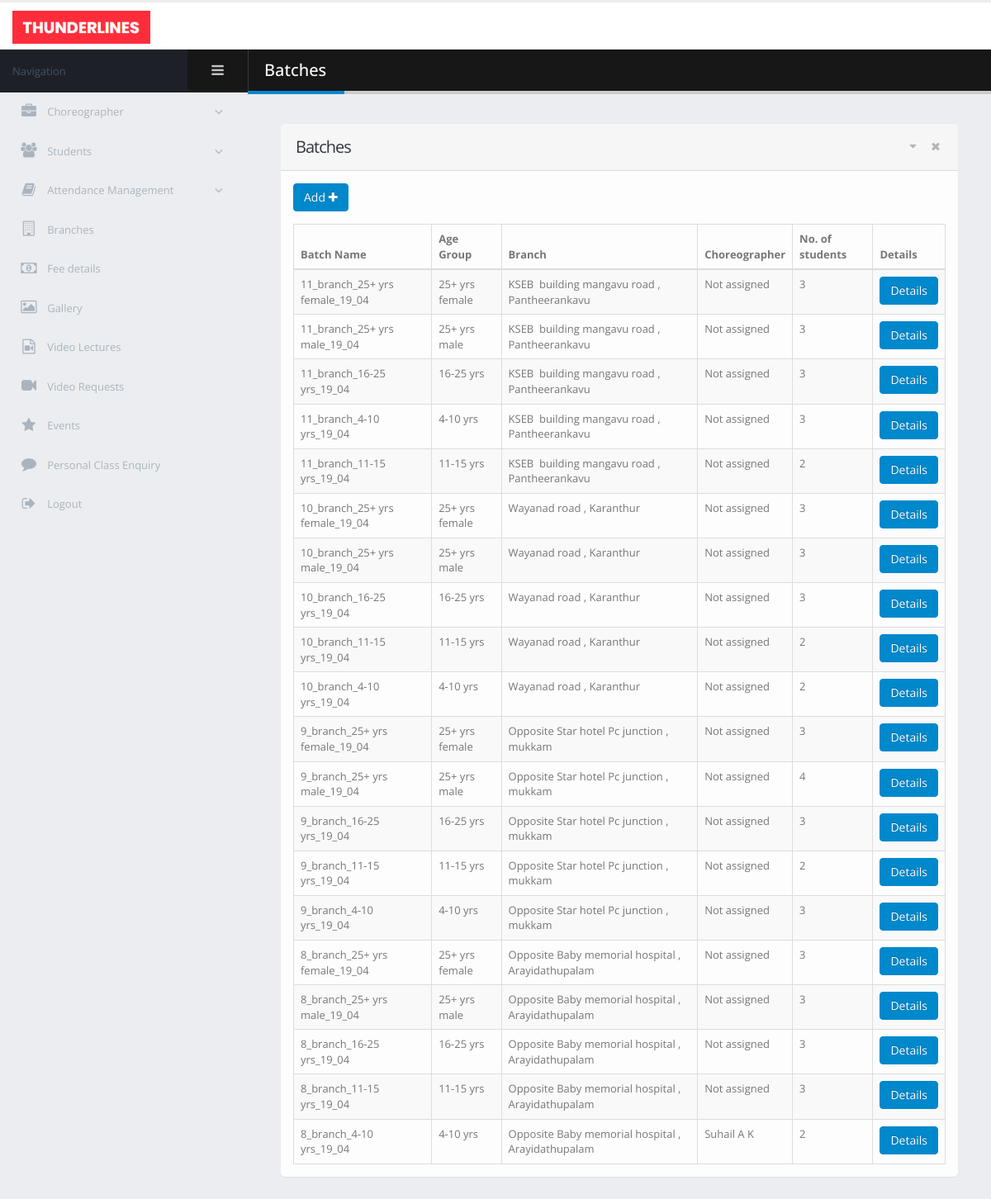
/admin/batches.php, run on the app's committed database.
### tables this page shows
CREATE TABLE `batch` (
  `batch_id` int(11) NOT NULL,
  `batch_name` varchar(40) NOT NULL,
  `batch_age_grp` varchar(35) NOT NULL,
  `branch_id` int(11) NOT NULL,
  `choreographer_id` int(11) DEFAULT 0
);

CREATE TABLE `branch` (
  `branch_id` int(11) NOT NULL,
  `branch_landmark` varchar(40) NOT NULL,
  `branch_pincode` int(11) NOT NULL,
  `branch_place` varchar(30) NOT NULL,
  `branch_dst` varchar(50) NOT NULL
);

CREATE TABLE `choreographer` (
  `choreographer_id` int(11) NOT NULL,
  `choreographer_name` varchar(50) NOT NULL,
  `choreographer_dob` date NOT NULL,
  `address` varchar(40) NOT NULL,
  `place` varchar(30) NOT NULL,
  `pincode` int(11) NOT NULL,
  `district` varchar(25) NOT NULL,
  `mobile` bigint(12) NOT NULL,
  `email` varchar(25) NOT NULL,
  `sallary` int(11) NOT NULL,
  `qualification` varchar(20) NOT NULL
);

### admin/batches.php (the view, shortened to what this page needs)
<!doctype html>
<html class="fixed">
	<head>
		<link rel="stylesheet" href="assets/vendor/bootstrap/css/bootstrap.css" />
		<link rel="stylesheet" href="assets/vendor/font-awesome/css/font-awesome.css" />
		<link rel="stylesheet" href="assets/vendor/magnific-popup/magnific-popup.css" />
		<link rel="stylesheet" href="assets/vendor/bootstrap-datepicker/css/bootstrap-datepicker3.css" />
		<link rel="stylesheet" href="assets/vendor/jquery-ui/jquery-ui.css" />
		<link rel="stylesheet" href="assets/vendor/jquery-ui/jquery-ui.theme.css" />
		<link rel="stylesheet" href="assets/vendor/bootstrap-multiselect/bootstrap-multiselect.css" />
		<link rel="stylesheet" href="assets/vendor/morris.js/morris.css" />
		<link rel="stylesheet" href="assets/stylesheets/theme.css" />
		<link rel="stylesheet" href="assets/stylesheets/skins/default.css" />
		<link rel="stylesheet" href="assets/stylesheets/theme-custom.css">
	</head>
	<body>
		<section class="body">
			<header class="header">
				<div class="logo-container">
					<a href="homepage.php" class="logo">
						<img src="assets/images/new_logo.png" alt="Porto Admin" height="40"/>
					</a>
				</div>
			</header>
			<div class="inner-wrapper">
				<aside id="sidebar-left" class="sidebar-left">
				    <div class="sidebar-header">
				        <div class="sidebar-title">
				            Navigation
				        </div>
				        <div class="sidebar-toggle hidden-xs" data-toggle-class="sidebar-left-collapsed" data-target="html" data-fire-event="sidebar-left-toggle">
				            <i class="fa fa-bars" aria-label="Toggle sidebar"></i>
				        </div>
				    </div>
				    <div class="nano">
				        <div class="nano-content">
				            <nav id="menu" class="nav-main" role="navigation">
				                <ul class="nav nav-main ">
				                    <li class="nav-parent ">
				                        <a href="#">
				                            <i class="fa fa-briefcase" aria-hidden="true"></i>
				                            <span>Choreographer</span>
				                        </a>
				                    </li>
				                    <li class="nav-parent">
				                        <a href="#">
				                            <i class="fa fa-users" aria-hidden="true"></i>
				                            <span>Students</span>
				                        </a>
				                    </li>
				                    <li class="nav-parent">
				                        <a href="#">
				                            <i class="fa fa-book" aria-hidden="true"></i>
				                            <span>Attendance Management</span>
				                        </a>
				                    </li>
				                    <li>
				                        <a href="branches.php">
				                            <i class="fa fa-building-o" aria-hidden="true"></i>
				                            <span>Branches</span>
				                        </a>
				                    </li>
                                    <li>
                                        <a href="fees_details.php">
                                            <i class="fa fa-money" aria-hidden="true"></i>
                                            <span>Fee details</span>
                                        </a>
                                    </li>
                                    <li>
                                        <a href="gallery.php">
                                            <i class="fa fa-image" aria-hidden="true"></i>
                                            <span>Gallery</span>
                                        </a>
                                    </li>
                                    <li>
                                        <a href="video_lectures.php">
                                            <i class="fa fa-file-video-o" aria-hidden="true"></i>
                                            <span>Video Lectures</span>
                                        </a>
                                    </li>
                                    <li>
                                        <a href="video_requests.php">
                                            <i class="fa fa-video-camera" aria-hidden="true"></i>
                                            <span>Video Requests</span>
                                        </a>
                                    </li>
                                    <li>
                                        <a href="event_details.php">
                                            <i class="fa fa-star" aria-hidden="true"></i>
                                            <span>Events</span>
                                        </a>
                                    </li>
                                    <li>
                                        <a href="personal_class_requests.php">
                                            <i class="fa fa-comment" aria-hidden="true"></i>
                                            <span>Personal Class Enquiry</span>
                                        </a>
                                    </li>
				                    <li>
				                        <a href="../login.html">
				                            <i class="fa fa-sign-out" aria-hidden="true"></i>
				                            <span>Logout</span>
				                        </a>
				                    </li>
				                </ul>
				            </nav>
				        </div>
				    </div>
				</aside>
                <section role="main" class="content-body">
                    <header class="page-header">
                        <h2>Batches</h2>
                    </header>
                    <section class="panel">
                        <header class="panel-heading">
                            <div class="panel-actions">
                                <a href="#" class="panel-action panel-action-toggle" data-panel-toggle></a>
                                <a href="#" class="panel-action panel-action-dismiss" data-panel-dismiss></a>
                            </div>
                            <h2 class="panel-title">Batches</h2>
                        </header>
                        <div class="panel-body">
                            <div class="row">
                                <div class="col-sm-6">
                                    <div class="mb-md">
                                        <a href="batch_add.php">
                                            <button id="addbatchbtn" class="btn btn-primary">Add <i class="fa fa-plus"></i> </button>
                                        </a>
                                    </div>
                                </div>
                            </div>
                            <table class="table table-bordered table-striped mb-none" id="tester_table">
                                <thead>
                                <tr>
                                    <th>Batch Name</th>
                                    <th>Age Group</th>
                                    <th>Branch</th>
				                    <th>Choreographer</th>
				                    <th>No. of students</th>
				                    <th>Details</th>
                                </tr>
                                </thead>
                                <tbody>
                                <?php
                                $server_name = "localhost";
                                $user_name = "root";
                                $password = "";
                                $database = "dance-academy";
                                $conn = new mysqli($server_name, $user_name, $password, $database);
                                $batch_sel = "select batch_id, batch_name, batch_age_grp, branch_id, choreographer_id from batch order by batch_id desc";
                                $res = $conn->query($batch_sel);
                                while ($row = $res->fetch_array())
                                {
                                    echo "<tr>";
                                    echo "<td>$row[1]</td>";
                                    echo "<td>$row[2]</td>";
                                    $branch_sel = "select branch_landmark, branch_place from branch where branch_id='$row[3]'";
                                    $branch_res = mysqli_query($conn, $branch_sel);
                                    while ($row_branch = $branch_res->fetch_array())
                                    {
                                        echo "<td>$row_branch[0] , $row_branch[1]</td>";
                                    }
                                    if ($row[4]==0)
                                    {
                                        echo "<td>Not assigned</td>";
                                    }
                                    else
                                    {
                                        $choreo_sel = "select choreographer_name from choreographer where choreographer_id = '$row[4]'";
                                        $chore_res = $conn->query($choreo_sel);
                                        while ($choreo_row = $chore_res->fetch_array())
                                        {
                                            echo "<td>$choreo_row[0]</td>";
                                        }
                                    }
                                    $nostud = "select count(*) from student where student_status='1' and batch_id='$row[0]'";
                                    $res_nostud = $conn->query($nostud);
                                    while ($row_nostud = $res_nostud->fetch_array())
                                    {
                                        echo "<td>$row_nostud[0]</td>";
                                    }
                                    echo "<td><a href='batch_details.php?bid=$row[0]'><button class='btn btn-primary'>Details</button></a></td>";
                                }
                                ?>
                                </tbody>
                            </table>
                        </div>
                    </section>
                </section>
			</div>
		</section>
	</body>
</html>

### admin/assets/stylesheets/skins/default.css (style rules this page uses)
a, .btn-link { color: #0088cc; }
body .btn-primary { color: #ffffff; text-shadow: 0 -1px 0 rgba(0, 0, 0, 0.25); background-color: #0088cc; border-color: #0088cc; }
.page-header h2 { border-bottom-color: #0088cc; }

### data on the page
batch: batch_name "11_branch_25+ yrs female_19_04", batch_age_grp "25+ yrs female", shows "Not assigned", row_nostud "3"
branch: branch_landmark "KSEB building mangavu road", branch_place "Pantheerankavu"
batch: batch_name "11_branch_25+ yrs male_19_04", batch_age_grp "25+ yrs male", shows "Not assigned", row_nostud "3"
batch: batch_name "11_branch_16-25 yrs_19_04", batch_age_grp "16-25 yrs", shows "Not assigned", row_nostud "3"
batch: batch_name "11_branch_4-10 yrs_19_04", batch_age_grp "4-10 yrs", shows "Not assigned", row_nostud "3"
batch: batch_name "11_branch_11-15 yrs_19_04", batch_age_grp "11-15 yrs", shows "Not assigned", row_nostud "2"
batch: batch_name "10_branch_25+ yrs female_19_04", batch_age_grp "25+ yrs female", shows "Not assigned", row_nostud "3"
branch: branch_landmark "Wayanad road", branch_place "Karanthur"
batch: batch_name "10_branch_25+ yrs male_19_04", batch_age_grp "25+ yrs male", shows "Not assigned", row_nostud "3"
batch: batch_name "10_branch_16-25 yrs_19_04", batch_age_grp "16-25 yrs", shows "Not assigned", row_nostud "3"
batch: batch_name "10_branch_11-15 yrs_19_04", batch_age_grp "11-15 yrs", shows "Not assigned", row_nostud "2"
batch: batch_name "10_branch_4-10 yrs_19_04", batch_age_grp "4-10 yrs", shows "Not assigned", row_nostud "2"
batch: batch_name "9_branch_25+ yrs female_19_04", batch_age_grp "25+ yrs female", shows "Not assigned", row_nostud "3"
branch: branch_landmark "Opposite Star hotel Pc junction", branch_place "mukkam"
batch: batch_name "9_branch_25+ yrs male_19_04", batch_age_grp "25+ yrs male", shows "Not assigned", row_nostud "4"
batch: batch_name "9_branch_16-25 yrs_19_04", batch_age_grp "16-25 yrs", shows "Not assigned", row_nostud "3"
batch: batch_name "9_branch_11-15 yrs_19_04", batch_age_grp "11-15 yrs", shows "Not assigned", row_nostud "2"
batch: batch_name "9_branch_4-10 yrs_19_04", batch_age_grp "4-10 yrs", shows "Not assigned", row_nostud "3"
batch: batch_name "8_branch_25+ yrs female_19_04", batch_age_grp "25+ yrs female", shows "Not assigned", row_nostud "3"
branch: branch_landmark "Opposite Baby memorial hospital", branch_place "Arayidathupalam"
batch: batch_name "8_branch_25+ yrs male_19_04", batch_age_grp "25+ yrs male", shows "Not assigned", row_nostud "3"
batch: batch_name "8_branch_16-25 yrs_19_04", batch_age_grp "16-25 yrs", shows "Not assigned", row_nostud "3"
batch: batch_name "8_branch_11-15 yrs_19_04", batch_age_grp "11-15 yrs", shows "Not assigned", row_nostud "3"
batch: batch_name "8_branch_4-10 yrs_19_04", batch_age_grp "4-10 yrs", row_nostud "2"
choreographer: choreographer_name "Suhail A K"
